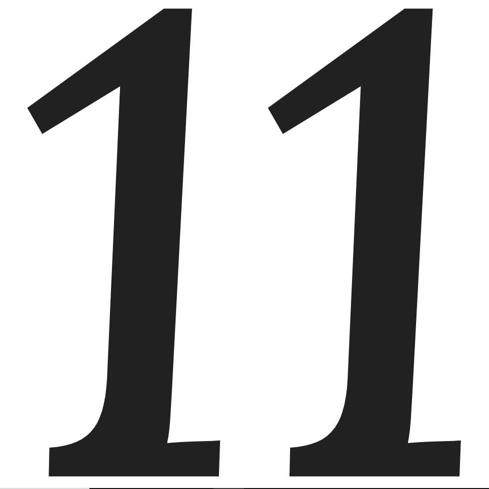
#> input picture assets/eleven-small.jpg, 489 x 489 px
$ python noise-effect.py
#> lines starting #> are read from the running program, lines starting #| are printed output that depends on the picture
from PIL import Image
import random

# This is the image upon which the effect will be rendered
im = Image.open("assets/eleven-small.jpg")
#> im is the input picture: PIL image 489x489 L; min 0, max 255, mean 183.8

# Number of frames that will be in the final GIF
NUMBER_OF_FRAMES = 20
# Capture a frame after THRESHOLD number of pixels have been copied
THRESHOLD = (im.size[0] * im.size[1]) / NUMBER_OF_FRAMES
#> THRESHOLD = 11956

# This is where the magic happens
def shuffleGrid(grid):
    global im
    x_cor = [i for i in range(im.size[0])]
#> x_cor = 489 values from 0 to 488
    random.shuffle(x_cor)

    y_cor = [i for i in range(im.size[1])]
#> y_cor = 489 values from 0 to 488
    random.shuffle(y_cor)

    for y in y_cor:
        for x in x_cor:
            grid.append((x,y))

gif = []
gif.append(Image.new(im.mode, im.size, color=255))

'''
First a grid is created. Each entry of the grid is a tuple like (x,y)
where x,y are the corresponding coordinates of the pixel.

The effect can be thought as copying pixels from original image to
a new image and capturing the intermediate images to create an effect.

The grid = [] variable decides the order in which the pixels are copied.
'''
grid = []
shuffleGrid(grid)

# Copy pixels in the order defined by grid = []
pixelsWritten = 0
for pixel in grid:
    gif[-1].putpixel(pixel, im.getpixel(pixel))
    pixelsWritten += 1

    if(pixelsWritten > THRESHOLD) :
        pixelsWritten = 0
        gif.append(gif[-1].copy())
#> after the loop, gif = 20 items; pixelsWritten = 11938

# Saving the image as a GIF
gif[0].save('out/noise-effect.gif', save_all=True, append_images=gif[1:], duration=100)
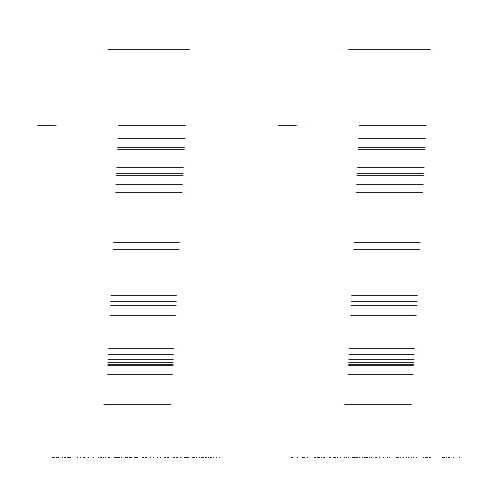
#> saved as noise-effect.gif: PIL image 489x489 L; min 15, max 255, mean 251.8
